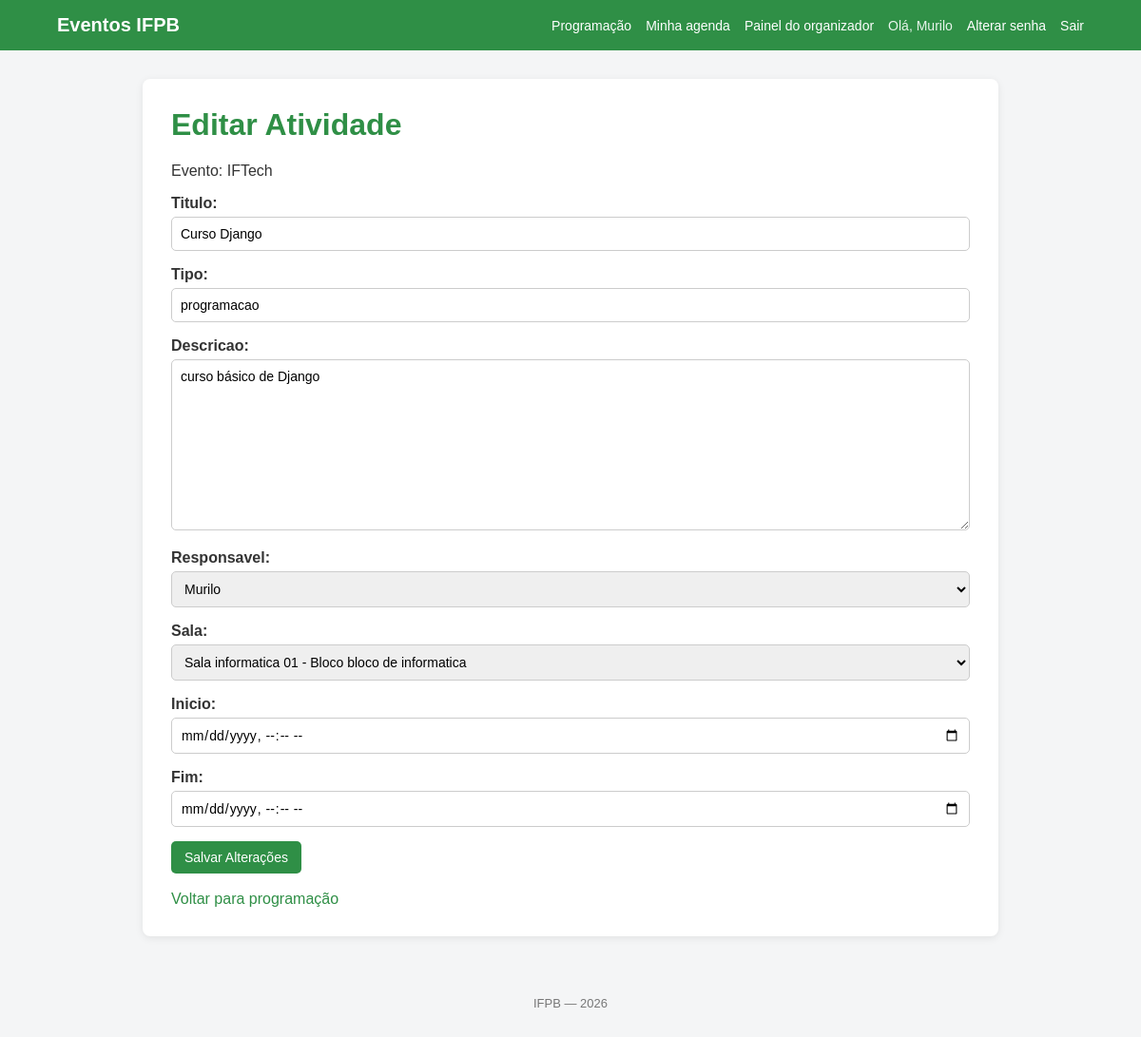
Page /atividade/1/editar/ (signed in) on the committed database.
### eventos/models.py (models this page shows, shortened)
class Evento(models.Model):
    nome = models.CharField(max_length=200)
    descricao = models.TextField(blank=True)
    inicio = models.DateTimeField()
    fim = models.DateTimeField()
    inscricoes_abertas = models.BooleanField(default=True)
    organizador = models.ForeignKey(
        settings.AUTH_USER_MODEL,
        on_delete=models.CASCADE,
        related_name="eventos_organizados"
    )

class Atividade(models.Model):
    evento = models.ForeignKey(
        Evento,
        on_delete=models.CASCADE,
        related_name="atividades"
    )
    titulo = models.CharField(max_length=200)
    tipo = models.CharField(max_length=100)
    descricao = models.TextField(blank=True)
    responsavel = models.ForeignKey(
        settings.AUTH_USER_MODEL,
        on_delete=models.CASCADE,
        related_name="atividades_responsaveis"
    )
    sala = models.ForeignKey(
        Sala,
        on_delete=models.SET_NULL,
        null=True,
        blank=True,
        related_name="atividades"
    )
    inicio = models.DateTimeField()
    fim = models.DateTimeField()

### eventos/views.py (the view)
# urls.py: path('atividade/<int:atividade_id>/editar/', views.editar_atividade, name='editar_atividade'),
@login_required
def editar_atividade(request, atividade_id):
    if not request.user.groups.filter(name="Organizadores").exists():
        return redirect('eventos:main')
    atividade = get_object_or_404(Atividade, id=atividade_id)
    evento = atividade.evento
    if evento.organizador != request.user:
        return redirect('eventos:main')
    if request.method == 'POST':
        form = AtividadeForm(request.POST, instance=atividade)
        if form.is_valid():
            atividade_editada = form.save(commit=False)
            if atividade_editada.inicio >= atividade_editada.fim:
                messages.error(request, 'O início da atividade deve ser anterior ao fim.')
            elif (atividade_editada.inicio < evento.inicio or atividade_editada.fim > evento.fim):
                messages.error(request, 'A atividade deve estar dentro do horário do evento.')
            else:
                conflito = False
                if atividade_editada.sala:
                    conflito = Atividade.objects.filter(
                        sala=atividade_editada.sala,
                        inicio__lt=atividade_editada.fim,
                        fim__gt=atividade_editada.inicio
                    ).exclude(
                        id=atividade.id
                    ).exists()
                if conflito:
                    messages.error(
                        request, 'Não é possível editar a atividade: ' 'já existe outra atividade nessa sala nesse horário.')
                else:
                    atividade_editada.evento = evento
                    atividade_editada.save()
                    messages.success(request, 'Atividade editada com sucesso!')
                    return redirect('eventos:programacao')
    else:
        form = AtividadeForm(instance=atividade)
    return render(request, 'eventos/editar_atividade.html', {'form': form, 'atividade': atividade, 'evento': evento})

### eventos/forms.py
class AtividadeForm(forms.ModelForm):
    class Meta:
        model = Atividade
        fields = ['titulo', 'tipo', 'descricao', 'responsavel', 'sala', 'inicio', 'fim',]
        widgets = {
            'inicio': forms.DateTimeInput(
                attrs={'type': 'datetime-local'}
            ),
            'fim': forms.DateTimeInput(
                attrs={'type': 'datetime-local'}
            ),
        }

### eventos/models.py (called while the page is built)
    def __str__(self):
        return f"{self.nome} - Bloco {self.bloco}"

### eventos/templates/eventos/editar_atividade.html (shortened to what this page needs)
{% extends "base.html" %}
{% block conteudo %}
    <h1>Editar Atividade</h1>
    <p>Evento: {{ evento.nome }}</p>
    <form method="POST">
        {{ form.as_p }}
        <button type="submit">
            Salvar Alterações
        </button>
    </form>
    <br>
    <a href="{% url 'eventos:programacao' %}">
        Voltar para programação
    </a>
{% endblock %}

### templates/base.html (shortened to what this page needs)
{% load static %}
<!DOCTYPE html>
<html lang="pt-br">
<head>
    <link rel="stylesheet" href="{% static 'css/style.css' %}">
</head>
<body>
<header>
    <nav class="navbar">
        <div class="nav-container">
            <a class="logo" href="{% url 'eventos:main' %}">
                Eventos IFPB
            </a>
            <div class="nav-links">
                <a href="{% url 'eventos:programacao' %}">
                    Programação
                </a>
                {% if user.is_authenticated %}
                    <a href="{% url 'eventos:minha_agenda' %}">
                        Minha agenda
                    </a>
                    {% if perms.eventos.add_evento %}
                        <a href="{% url 'eventos:painel_organizador' %}">
                            Painel do organizador
                        </a>
                    {% endif %}
                    <span class="usuario">
                        Olá, {{ user.username }}
                    </span>
                    <a href="{% url 'password_change' %}">
                        Alterar senha
                    </a>
                    <form action="{% url 'logout' %}" method="post" class="logout-form">
                        <button type="submit" class="link-button">
                            Sair
                        </button>
                    </form>
                {% endif %}
            </div>
        </div>
    </nav>
</header>
<main class="container">
    {% block conteudo %}
    {% endblock %}
</main>
<footer>
    <p>IFPB — {% now "Y" %}</p>
</footer>
</body>
</html>

### static/css/style.css (style rules this page uses)
* { box-sizing: border-box; }
body { margin: 0; font-family: Arial, sans-serif; background: #f4f5f6; color: #333; }
a { color: #2f8f46; text-decoration: none; }
.container { width: 90%; max-width: 900px; margin: 30px auto; background: white; padding: 30px; border-radius: 8px; box-shadow: 0 2px 8px rgba(0, 0, 0, 0.08); }
h1 { margin-top: 0; color: #2f8f46; }
.navbar { background: #2f8f46; color: white; }
.nav-container { width: 90%; max-width: 1100px; margin: 0 auto; padding: 15px 0; display: flex; justify-content: space-between; align-items: center; gap: 20px; }
.logo { color: white; font-size: 20px; font-weight: bold; text-decoration: none; }
.nav-links { display: flex; align-items: center; gap: 15px; flex-wrap: wrap; }
.nav-links a { color: white; font-size: 14px; }
.usuario { color: #e9f5ec; font-size: 14px; }
.logout-form { display: inline; margin: 0; }
button, .link-button { background: #2f8f46; color: white; border: none; border-radius: 5px; padding: 9px 14px; font-size: 14px; cursor: pointer; }
.link-button { padding: 0; background: transparent; color: white; }
form { margin-top: 15px; }
form p { margin-bottom: 15px; }
label { display: block; margin-bottom: 5px; font-weight: bold; }
input, select, textarea { width: 100%; padding: 9px; border: 1px solid #ccc; border-radius: 5px; font-family: inherit; font-size: 14px; }
textarea { min-height: 100px; resize: vertical; }
main > p { margin: 10px 0; }
footer { text-align: center; color: #777; padding: 20px 0 30px; font-size: 13px; }

### rows in the picture
Evento: nome "IFTech"
Atividade: titulo "Curso Django", tipo "programacao", descricao "curso básico de Django", responsavel "Murilo", sala "Sala informatica 01 - Bloco bloco de informatica"

### other values in the picture
{{ user.username }} "Murilo"
